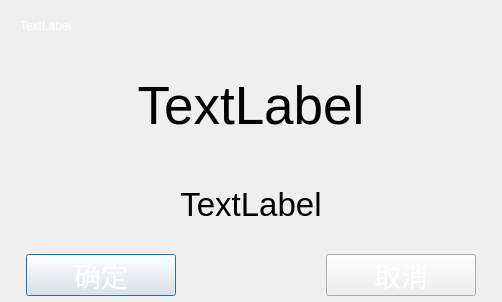
<?xml version="1.0" encoding="UTF-8"?>
<ui version="4.0">
 <class>DialogAutoCloseMessageBox</class>
 <widget class="QDialog" name="DialogAutoCloseMessageBox">
  <property name="geometry">
   <rect>
    <x>0</x>
    <y>0</y>
    <width>500</width>
    <height>302</height>
   </rect>
  </property>
  <property name="sizePolicy">
   <sizepolicy hsizetype="Fixed" vsizetype="Fixed">
    <horstretch>0</horstretch>
    <verstretch>0</verstretch>
   </sizepolicy>
  </property>
  <property name="windowTitle">
   <string>Dialog</string>
  </property>
  <property name="styleSheet">
   <string notr="true">QDialog{border-image: url(:/image/tipsBkg.png);}
QPushButton
{
    border-image: url(:/image/btnG.png);
	color: white;
}


QPushButton:pressed
{
    border-image: url(:/image/btnR.png);
}</string>
  </property>
  <layout class="QVBoxLayout" name="verticalLayout">
   <property name="spacing">
    <number>0</number>
   </property>
   <property name="leftMargin">
    <number>20</number>
   </property>
   <property name="topMargin">
    <number>0</number>
   </property>
   <property name="rightMargin">
    <number>20</number>
   </property>
   <property name="bottomMargin">
    <number>0</number>
   </property>
   <item>
    <widget class="QLabel" name="labelTitle">
     <property name="sizePolicy">
      <sizepolicy hsizetype="Fixed" vsizetype="Fixed">
       <horstretch>0</horstretch>
       <verstretch>0</verstretch>
      </sizepolicy>
     </property>
     <property name="minimumSize">
      <size>
       <width>0</width>
       <height>52</height>
      </size>
     </property>
     <property name="styleSheet">
      <string notr="true">color: rgb(255, 255, 255);
font: 12pt &quot;文泉驿微米黑&quot;;</string>
     </property>
     <property name="text">
      <string>TextLabel</string>
     </property>
     <property name="alignment">
      <set>Qt::AlignLeading|Qt::AlignLeft|Qt::AlignVCenter</set>
     </property>
    </widget>
   </item>
   <item>
    <layout class="QVBoxLayout" name="verticalLayout_2">
     <property name="spacing">
      <number>20</number>
     </property>
     <property name="leftMargin">
      <number>6</number>
     </property>
     <property name="topMargin">
      <number>6</number>
     </property>
     <property name="rightMargin">
      <number>6</number>
     </property>
     <property name="bottomMargin">
      <number>6</number>
     </property>
     <item alignment="Qt::AlignHCenter">
      <widget class="QLabel" name="label">
       <property name="sizePolicy">
        <sizepolicy hsizetype="Fixed" vsizetype="Preferred">
         <horstretch>0</horstretch>
         <verstretch>0</verstretch>
        </sizepolicy>
       </property>
       <property name="minimumSize">
        <size>
         <width>450</width>
         <height>96</height>
        </size>
       </property>
       <property name="font">
        <font>
         <pointsize>40</pointsize>
        </font>
       </property>
       <property name="text">
        <string>TextLabel</string>
       </property>
       <property name="scaledContents">
        <bool>false</bool>
       </property>
       <property name="alignment">
        <set>Qt::AlignCenter</set>
       </property>
       <property name="wordWrap">
        <bool>false</bool>
       </property>
      </widget>
     </item>
     <item alignment="Qt::AlignHCenter">
      <widget class="QLabel" name="labelCntDown">
       <property name="sizePolicy">
        <sizepolicy hsizetype="Fixed" vsizetype="Fixed">
         <horstretch>0</horstretch>
         <verstretch>0</verstretch>
        </sizepolicy>
       </property>
       <property name="minimumSize">
        <size>
         <width>348</width>
         <height>60</height>
        </size>
       </property>
       <property name="font">
        <font>
         <pointsize>25</pointsize>
        </font>
       </property>
       <property name="text">
        <string>TextLabel</string>
       </property>
       <property name="alignment">
        <set>Qt::AlignCenter</set>
       </property>
      </widget>
     </item>
     <item>
      <layout class="QHBoxLayout" name="horizontalLayout">
       <property name="spacing">
        <number>150</number>
       </property>
       <item alignment="Qt::AlignHCenter">
        <widget class="QPushButton" name="pushButtonOK">
         <property name="sizePolicy">
          <sizepolicy hsizetype="Fixed" vsizetype="Fixed">
           <horstretch>0</horstretch>
           <verstretch>0</verstretch>
          </sizepolicy>
         </property>
         <property name="minimumSize">
          <size>
           <width>150</width>
           <height>40</height>
          </size>
         </property>
         <property name="font">
          <font>
           <pointsize>20</pointsize>
          </font>
         </property>
         <property name="text">
          <string>确定</string>
         </property>
        </widget>
       </item>
       <item alignment="Qt::AlignHCenter">
        <widget class="QPushButton" name="pushButtonCancel">
         <property name="sizePolicy">
          <sizepolicy hsizetype="Fixed" vsizetype="Fixed">
           <horstretch>0</horstretch>
           <verstretch>0</verstretch>
          </sizepolicy>
         </property>
         <property name="minimumSize">
          <size>
           <width>150</width>
           <height>40</height>
          </size>
         </property>
         <property name="font">
          <font>
           <pointsize>20</pointsize>
          </font>
         </property>
         <property name="text">
          <string>取消</string>
         </property>
        </widget>
       </item>
      </layout>
     </item>
    </layout>
   </item>
  </layout>
 </widget>
 <resources/>
 <connections/>
</ui>
